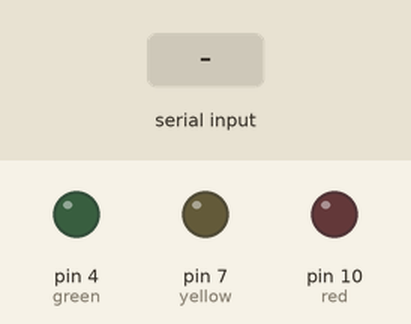
Simulated run of this sketch. Board: Arduino Uno, built with avr-gcc and run on an emulated ATmega328P. Parts: output pins drawn as LEDs (lit = HIGH). Inputs (shaded band) come from the test bench.

Above: at 1.2 s.
1.3 s: "R" received over Serial
At 2.0 s:
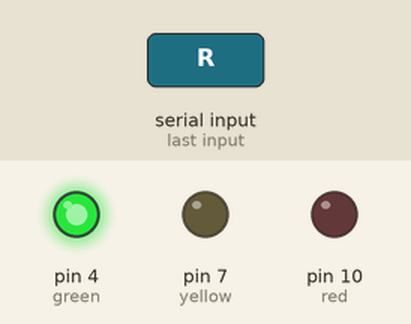
At 10.9 s:
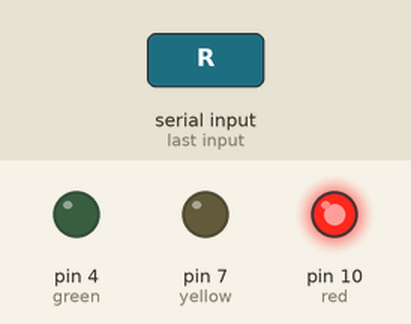
Timing chart, 0 to 11.3 s (numbered marks = the images above; inputs shaded):
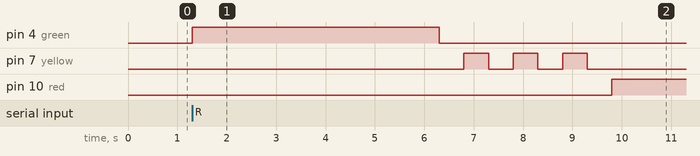

Measured:
- after the input at 1.3 s, pin 4 (green): LOW → HIGH at once, → LOW 5.0 s later; pin 7 (yellow): alternates HIGH for 0.50 s and LOW for 0.50 s, 6 changes in all, then stays LOW, starting after 5.5 s; pin 10 (red): LOW → HIGH after 8.5 s

The sketch:

sketch_oct06a_traffic_lights.ino
```cpp
int red = 10;
int yellow = 7;
int green = 4;

void setup() {
  Serial.begin(9600);
  pinMode(red, OUTPUT);
  pinMode(yellow, OUTPUT);
  pinMode(green, OUTPUT);
}
void loop() {
  if(Serial.read()=='R') {
    digitalWrite(green, HIGH);
    delay(5000);
    digitalWrite(green, LOW);

    for(int i=0; i<3; i++) {
      delay(500);
      digitalWrite(yellow, HIGH);
      delay(500);
      digitalWrite(yellow, LOW);
    }

    delay(500);
    digitalWrite(red, HIGH);
    delay(5000);
    digitalWrite(red, LOW);
  }
}
```
